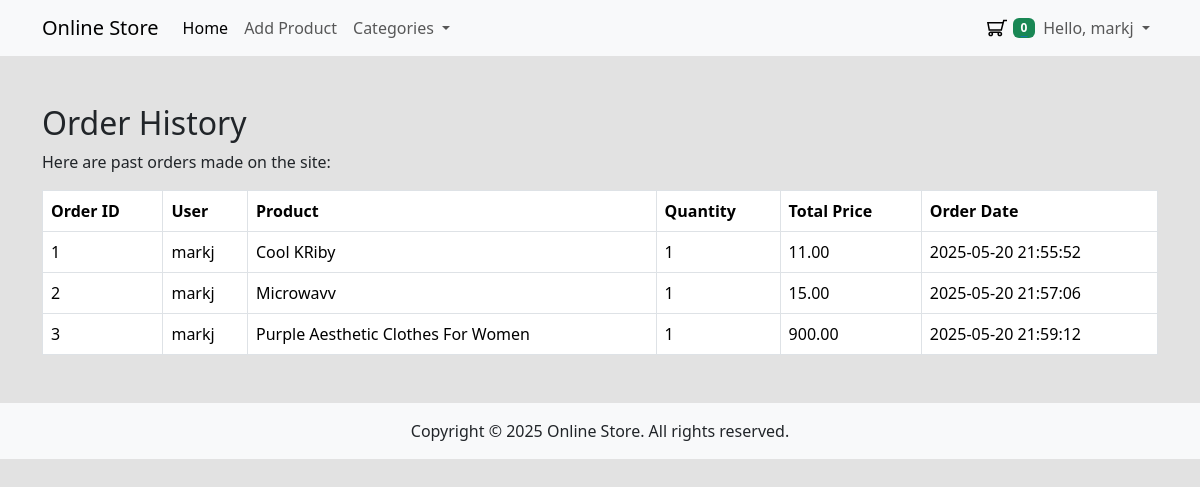
/dashboard.php (signed in), run on the app's committed database.
### tables this page shows
CREATE TABLE `orders` (
  `id` int(11) NOT NULL,
  `customer_id` int(11) DEFAULT NULL,
  `guest_name` varchar(255) DEFAULT NULL,
  `guest_phone` varchar(50) DEFAULT NULL,
  `guest_address` text DEFAULT NULL,
  `total` decimal(10,2) NOT NULL,
  `created_at` timestamp NOT NULL DEFAULT current_timestamp(),
  `updated_at` timestamp NOT NULL DEFAULT current_timestamp() ON UPDATE current_timestamp()
);

CREATE TABLE `users` (
  `id` int(11) NOT NULL,
  `role_id` int(11) NOT NULL,
  `name` varchar(255) NOT NULL,
  `email` varchar(255) NOT NULL,
  `password` varchar(255) NOT NULL,
  `address` text DEFAULT NULL,
  `phone` varchar(50) DEFAULT NULL,
  `birthdate` date DEFAULT NULL,
  `created_at` timestamp NOT NULL DEFAULT current_timestamp(),
  `updated_at` timestamp NOT NULL DEFAULT current_timestamp() ON UPDATE current_timestamp()
);

CREATE TABLE `products` (
  `id` int(11) NOT NULL,
  `name` varchar(255) NOT NULL,
  `description` text DEFAULT NULL,
  `price` decimal(10,2) NOT NULL,
  `slug` varchar(255) NOT NULL,
  `image_path` varchar(255) DEFAULT NULL,
  `category_id` int(11) DEFAULT NULL,
  `created_at` timestamp NOT NULL DEFAULT current_timestamp(),
  `updated_at` timestamp NOT NULL DEFAULT current_timestamp() ON UPDATE current_timestamp()
);

CREATE TABLE `order_details` (
  `id` int(11) NOT NULL,
  `order_id` int(11) NOT NULL,
  `product_id` int(11) NOT NULL,
  `quantity` int(11) NOT NULL,
  `price` decimal(10,2) NOT NULL,
  `subtotal` decimal(10,2) NOT NULL
);

### app/includes/database.php (called while the page is built, shortened)
<?php
class Database {
    private $host = "localhost";
    private $db_name = "mini_framework_store";
    private $username = "root";
    private $password = "";
    protected $conn;
    public function __construct() {
        try {
            $this->conn = new \PDO("mysql:host=" . $this->host . ";dbname=" . $this->db_name, $this->username, $this->password);
            $this->conn->setAttribute(\PDO::ATTR_ERRMODE, \PDO::ERRMODE_EXCEPTION);
        } catch (\PDOException $e) {
            die("Connection failed: " . $e->getMessage());
        }
    }
    public function getConnection() {
        return $this->conn;
    }
}

### app/models/Checkout.php (called while the page is built, shortened)
<?php
class Checkout extends Database
{
    private $db;
    public function __construct()
    {
        $this->db = $this->getConnection();
    }
    public function getAllOrders()
    {
        $sql = "SELECT o.id, u.name AS user_name, p.name AS product_name, od.quantity, od.price AS total_price, o.created_at AS order_date
                FROM orders o
                LEFT JOIN users u ON o.customer_id = u.id
                LEFT JOIN order_details od ON o.id = od.order_id
                LEFT JOIN products p ON od.product_id = p.id";
        $stmt = $this->db->prepare($sql);
        $stmt->execute();
        return $stmt->fetchAll(\PDO::FETCH_ASSOC);
    }
}

### dashboard.php (the view, shortened to what this page needs)
<?php
$orders = new Checkout();
?>
<div class="container my-5">
    <h2>Order History</h2>
    <p>Here are past orders made on the site:</p>
    <table class="table table-bordered">
        <thead>
            <tr>
                <th>Order ID</th>
                <th>User</th>
                <th>Product</th>
                <th>Quantity</th>
                <th>Total Price</th>
                <th>Order Date</th>
            </tr>
        </thead>
        <tbody>
            <?php
            foreach ($orders->getAllOrders() as $order) {
                echo '<tr>';
                echo '<td>' . htmlspecialchars($order['id']) . '</td>';
                echo '<td>' . htmlspecialchars($order['user_name']) . '</td>';
                echo '<td>' . htmlspecialchars($order['product_name']) . '</td>';
                echo '<td>' . htmlspecialchars($order['quantity']) . '</td>';
                echo '<td>' . htmlspecialchars($order['total_price']) . '</td>';
                echo '<td>' . htmlspecialchars($order['order_date']) . '</td>';
                echo '</tr>';
            }
            ?>
        </tbody>
    </table>
</div>

### assets/css/styles.css (style rules this page uses)
.store-body { background-color: #e2e2e2 }

### data on the page
orders: id "1", customer.name "markj", products.name "Cool KRiby", order_details.quantity "1", order_details.price "11.00", created_at "2025-05-20 21:55:52"
orders: id "2", customer.name "markj", products.name "Microwavv", order_details.quantity "1", order_details.price "15.00", created_at "2025-05-20 21:57:06"
orders: id "3", customer.name "markj", products.name "Purple Aesthetic Clothes For Women", order_details.quantity "1", order_details.price "900.00", created_at "2025-05-20 21:59:12"

### other printed values
countCart() "0"
$_SESSION['user']['name'] "markj"
